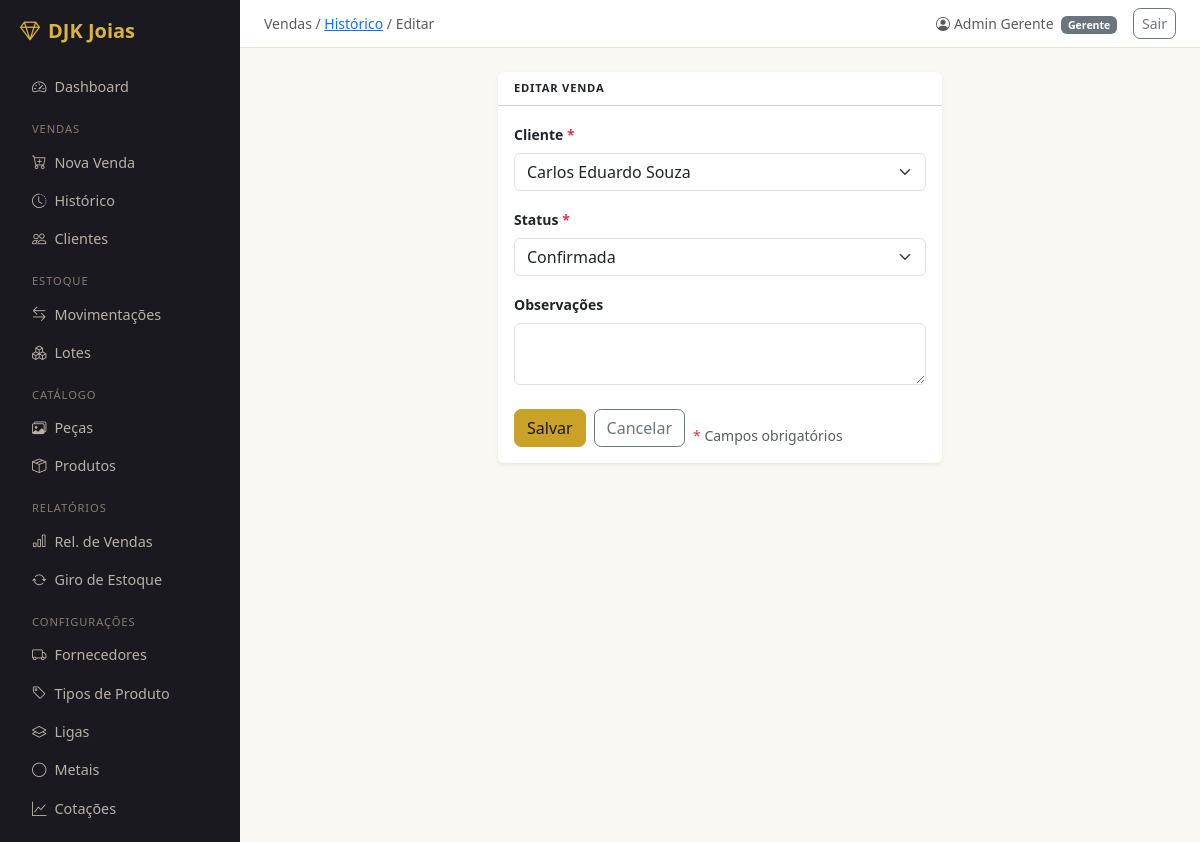
Page /vendas/36/editar/ (signed in) on the earlier database version.
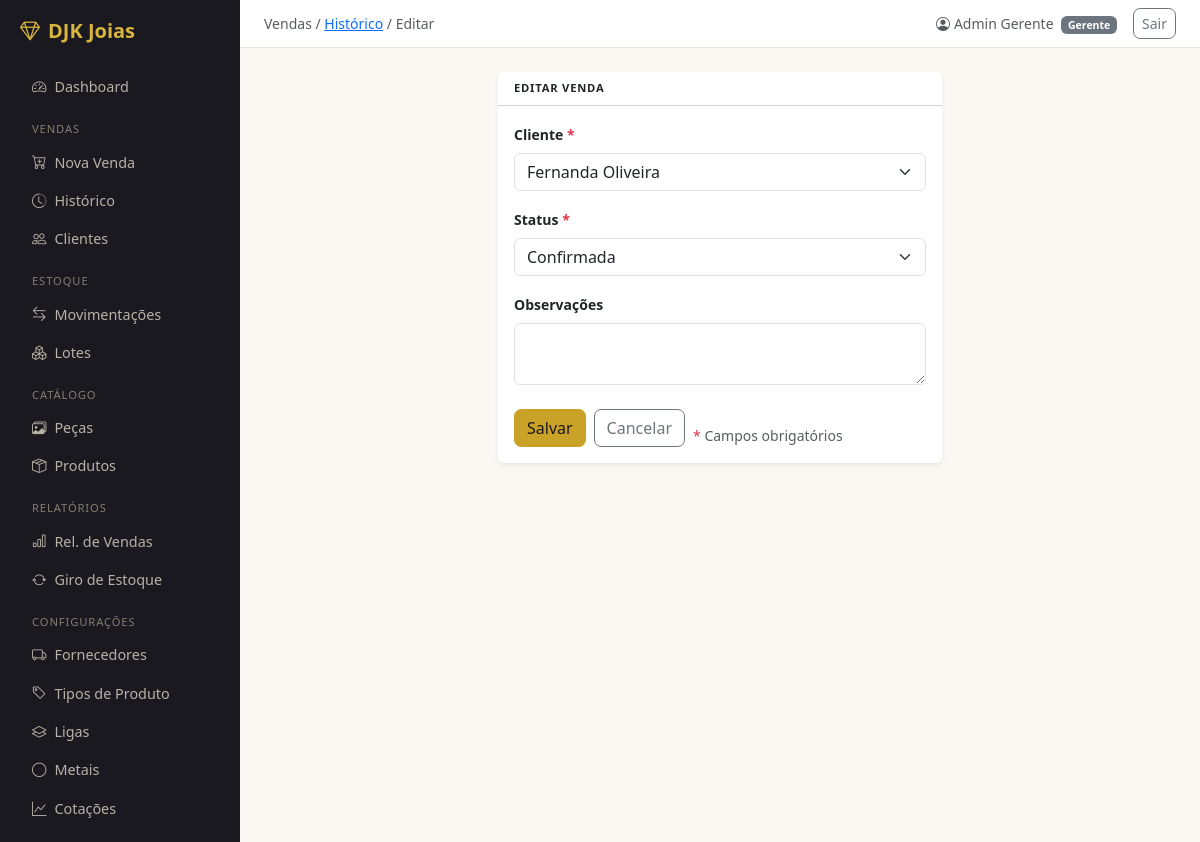
Same page on the later database version.
### vendas/models.py (models this page shows, shortened)
class Venda(models.Model):
    class Status(models.TextChoices):
        ORCAMENTO  = 'ORC', 'Orçamento'
        RESERVADA  = 'RES', 'Reservada'
        CONFIRMADA = 'CON', 'Confirmada'
        CANCELADA  = 'CAN', 'Cancelada'
    cliente        = models.ForeignKey(Cliente, on_delete=models.PROTECT, related_name='vendas', db_index=True)
    vendedor       = models.ForeignKey(
        settings.AUTH_USER_MODEL,
        on_delete=models.PROTECT,
        related_name='vendas_realizadas',
        db_index=True,
    )
    status         = models.CharField(max_length=3, choices=Status.choices, default=Status.CONFIRMADA, db_index=True)
    data_venda     = models.DateTimeField(default=timezone.now, db_index=True)
    valor_total    = models.DecimalField(
        max_digits=14, decimal_places=2,
        default=Decimal('0.00'),
        validators=[MinValueValidator(Decimal('0.00'))],
    )
    desconto_total = models.DecimalField(
        max_digits=10, decimal_places=2,
        default=Decimal('0.00'),
        validators=[MinValueValidator(Decimal('0.00'))],
    )
    observacoes    = models.TextField(blank=True)
    criado_em      = models.DateTimeField(auto_now_add=True)
    class Meta:
        verbose_name        = 'Venda'
        verbose_name_plural = 'Vendas'
        ordering            = ['-data_venda']
        indexes = [
            models.Index(fields=['-data_venda', 'status'], name='idx_venda_data_status'),
        ]

### vendas/views.py (the view, shortened to what this page needs)
# urls.py: path('<int:pk>/editar/',                   views.VendaUpdateView.as_view(), name='venda_update'),
class VendaUpdateView(LoginRequiredMixin, UpdateView):
    model         = Venda
    form_class    = VendaForm
    template_name = 'vendas/venda_form.html'

### vendas/forms.py
class VendaForm(forms.ModelForm):
    class Meta:
        model  = Venda
        fields = ['cliente', 'status', 'observacoes']
        widgets = {
            'cliente':     forms.Select(attrs={'class': 'form-select'}),
            'status':      forms.Select(attrs={'class': 'form-select'}),
            'observacoes': forms.Textarea(attrs={'class': 'form-control', 'rows': 2}),
        }
        labels = {
            'cliente':     'Cliente',
            'status':      'Status',
            'observacoes': 'Observações',
        }
    def __init__(self, *args, **kwargs):
        super().__init__(*args, **kwargs)
        self.fields['cliente'].queryset    = Cliente.objects.filter(ativo=True).order_by('nome')
        self.fields['cliente'].empty_label = 'Selecione o cliente'
        self.fields['status'].empty_label  = None
        self.fields['status'].choices = [
            (v, l) for v, l in Venda.Status.choices if v != Venda.Status.CANCELADA
        ]

### usuarios/models.py (called while the page is built)
    @property
    def is_gerente(self):
        return self.perfil == self.Perfil.GERENTE

### vendas/models.py (called while the page is built)
    def __str__(self):
        return self.nome

### templates/vendas/venda_form.html (shortened to what this page needs)
{% extends 'base.html' %}
{% block breadcrumb %}Vendas / <a href="{% url 'vendas:venda_list' %}">Histórico</a> / {% if form.instance.pk %}Editar{% else %}Nova{% endif %}{% endblock %}
{% block content %}
<div class="row justify-content-center">
  <div class="col-md-6">
    <div class="card border-0 shadow-sm">
      <div class="card-header bg-transparent fw-semibold small">
        {% if form.instance.pk %}Editar venda{% else %}Nova venda{% endif %}
      </div>
      <div class="card-body">
        <form method="post" novalidate>
          {% for field in form %}
          <div class="mb-3">
            <label class="form-label small fw-semibold">{{ field.label }}{% if field.field.required %} <span class="text-danger">*</span>{% endif %}</label>
            {{ field }}
          </div>
          {% endfor %}
          <div class="d-flex gap-2 mt-4">
            <button type="submit" class="btn btn-warning">Salvar</button>
            <a href="{% url 'vendas:venda_list' %}" class="btn btn-outline-secondary">Cancelar</a>
          <p class="text-muted small mt-3 mb-0"><span class="text-danger">*</span> Campos obrigatórios</p>
          </div>
        </form>
      </div>
    </div>
  </div>
</div>
{% endblock %}

Differences in the rows shown:
changed Venda "Confirmada": cliente "Carlos Eduardo Souza" → "Fernanda Oliveira"
